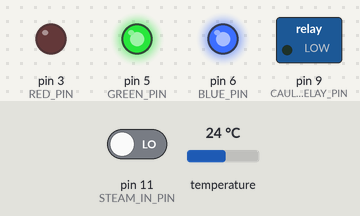
This sketch was run on a simulated Arduino Uno, built with avr-gcc and run on an emulated ATmega328P. On the bench: switched loads named in the sketch (green lamp = pin HIGH), output pins drawn as LEDs (lit = HIGH). Inputs (shaded band) come from the test bench; at power-on: pin 11 (STEAM_IN_PIN) LOW, temperature 24 °C.

Above: at 0.1 s.
At 2.3 s:
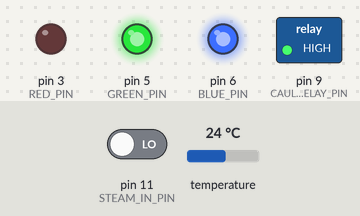
Timing chart, 0 to 3.8 s (numbered marks = the images above):
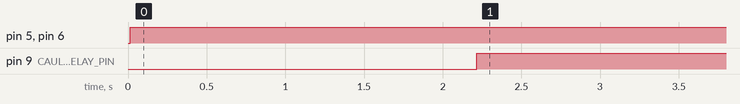

Measured:
- by itself, pin 5 (GREEN_PIN), pin 6 (BLUE_PIN): LOW → HIGH at 0.02 s
- by itself, pin 9 (CAULDRON_RELAY_PIN): LOW → HIGH at 2.2 s

The sketch:

piddy.ino
```cpp
#include <OneWire.h>            // OneWire-Bibliothek einbinden
#include <DallasTemperature.h>  // DS18B20-Bibliothek einbinden


#define DS18B20_PIN 12   // define the pin connected to the DS18B20s data wire
#define CAULDRON_RELAY_PIN 9 // define the pin connected to the cauldron heater relay
#define STEAM_IN_PIN 11// define the pin connected to the steam control button

#define RED_PIN 3
#define GREEN_PIN 5
#define BLUE_PIN 6

#define PRINT_PLACES_AFTER_DECIMAL 1  // Number of decimals in printout

long WINDOWSIZE = 2000; // length of the relay circle in milliseconds


DeviceAddress   BOILER_SENSOR_ADDR = { 0x28, 0x61, 0x64, 0x11, 0xBD, 0x8B, 0x7C, 0xA8 }; // address of the temperature sensor connected to the cauldron

OneWire oneWire(DS18B20_PIN);          // OneWire Referenz setzen
DallasTemperature sensors(&oneWire);   // DS18B20 initialisieren


/**
  GLOBAL VARIABLES
*/
unsigned long windowStartTime = 0;  // starting point of the current heater cycle iteration
boolean steaming = false; //indicate if steam selected
boolean heating = false; //indicate if steam selected

double currentTemperatureCauldron = 0.0; // temperature of heater
double TargetTempCoffee = 87.0; // the temperature that the water should get
double TargetTempSteam = 95.0; // the temperature that the water should get
double TargetTemp = TargetTempCoffee; // the temperature that the water should get

double HeatTimeCauldron; // the variable controling the heater
double diffToHeat = 0;


int hueRed = 0;
int hueGreen = 1000;
int hueBlue = 1000;


void setup() {
  sensors.begin();  // init temp sensor
  sensors.setResolution(BOILER_SENSOR_ADDR, 10);
  setupHeater();
  setupSteam();
  //setupSerialInterface();
  setupPID();
  setupLED();
}


void loop()
{
  switchCauldronHeater();
  updateSteam();
  updateLED();

}


//
// SETUPS
//


void setupLED(){
  pinMode(RED_PIN, OUTPUT);
  pinMode(GREEN_PIN, OUTPUT);
  pinMode(BLUE_PIN, OUTPUT);
}


void setupSteam() {
  pinMode(STEAM_IN_PIN , INPUT);
}

void setupHeater() {
  pinMode(CAULDRON_RELAY_PIN , OUTPUT);
}

void setupSerialInterface() {
  Serial.begin(19200);
}

void setupPID() {
  windowStartTime = millis();
}

//
// UPDATES
//

void updateLED(){
  if(abs(currentTemperatureCauldron-TargetTemp)>=1.33){
      hueRed = 0;
      hueGreen = 1000;
      hueBlue = 1000;
  }else{
      hueRed = 1000;
      hueGreen = 0;
      hueBlue = 1000;
  }
  digitalWrite(RED_PIN, hueRed);
  digitalWrite(GREEN_PIN, hueGreen);
  digitalWrite(BLUE_PIN, hueBlue);
}


void updateSteam() {
  steaming = digitalRead(STEAM_IN_PIN);
  if(steaming){
    TargetTemp = TargetTempSteam;
  }else{
    TargetTemp = TargetTempCoffee;
  }
}


void updateLCD() {
    Serial.println(currentTemperatureCauldron, PRINT_PLACES_AFTER_DECIMAL);
    Serial.println(diffToHeat);
}

void switchCauldronHeater() {
  unsigned long now = millis();
  if ((now - windowStartTime) >= WINDOWSIZE) {
    updateTemp();
    updateHeatTimeCauldron();
    //updateLCD();
    now = millis();
    windowStartTime = now;

  }
  if (HeatTimeCauldron > (now - windowStartTime)) {
    heating = true;
    digitalWrite(CAULDRON_RELAY_PIN, HIGH);
  } else {
    heating = false;
    digitalWrite(CAULDRON_RELAY_PIN, LOW);
  }
}


void updateHeatTimeCauldron() {
  double diff = (TargetTemp - currentTemperatureCauldron) / 15.0;
  diffToHeat = (exp(diff) - 1) ;
  HeatTimeCauldron = diffToHeat * WINDOWSIZE;
}


void updateTemp() {
  sensors.requestTemperatures();
  currentTemperatureCauldron  = sensors.getTempC(BOILER_SENSOR_ADDR);
}
```
